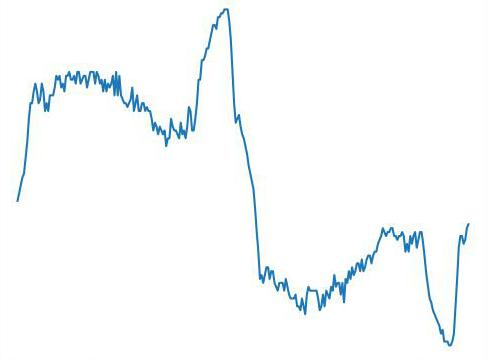
#> input picture meta learning/data analyse/data final/train/L/L010_400to500_s200-02-0.jpg, 490 x 360 px, found by its file name; its folder holds only this picture in this run
$ python crop.py
#> lines starting #> are read from the running program, lines starting #| are printed output that depends on the picture
from PIL import Image
import matplotlib.pyplot as plt
import os

# 定义待批量裁剪图像的路径地址
IMAGE_INPUT_PATH = 'data final(ori)/train/L'
# 定义裁剪后的图像存放地址
IMAGE_OUTPUT_PATH = 'data final/train/L'
# 定义裁剪图片左、上、右、下的像素坐标
BOX_LEFT, BOX_UP, BOX_RIGHT, BOX_DOWN = 85, 65, 490, 360

for each_image in os.listdir(IMAGE_INPUT_PATH):
    # 每个图像全路径
    image_input_fullname = IMAGE_INPUT_PATH + '/' + each_image
    # PIL库打开每一张图像
    img = Image.open(image_input_fullname)
#> img is the input picture: PIL image 490x360 RGB; mean R, G, B 248.7, 251.2, 251.9
    plt.figure("image_input_fullname")
    plt.subplot(1, 2, 1)
    plt.imshow(img)
    plt.axis('off')
    print(img.format, img.size, img.mode)
#| JPEG (490, 360) RGB
    # 从原始图像返回一个矩形区域，区域是一个4元组定义左上右下像素坐标
    box = (BOX_LEFT, BOX_UP, BOX_RIGHT + BOX_LEFT, BOX_DOWN + BOX_UP)
    # 进行roi裁剪
    roi_area = img.crop(box)
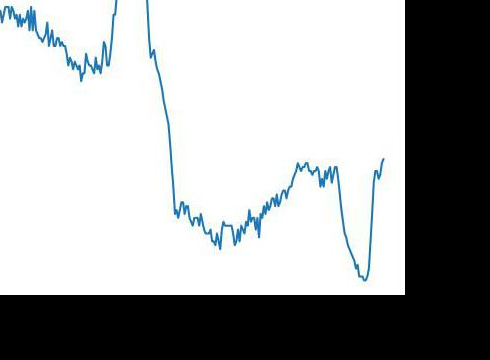
#> roi_area: PIL image 490x360 RGB; mean R, G, B 167.8, 169.7, 170.3
    plt.subplot(1, 2, 2)

    plt.imshow(roi_area)
    plt.axis('off')
    print(roi_area.format, roi_area.size, roi_area.mode)
#| None (490, 360) RGB
    plt.show()
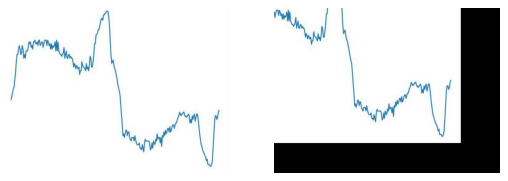
#> figure drawn by matplotlib, 2 panels
    # 裁剪后每个图像的路径+名称
    image_output_fullname = IMAGE_OUTPUT_PATH + "/" + each_image
    # 存储裁剪得到的图像
    roi_area.save(image_output_fullname)
    print('{0} crop done.'.format(each_image))
